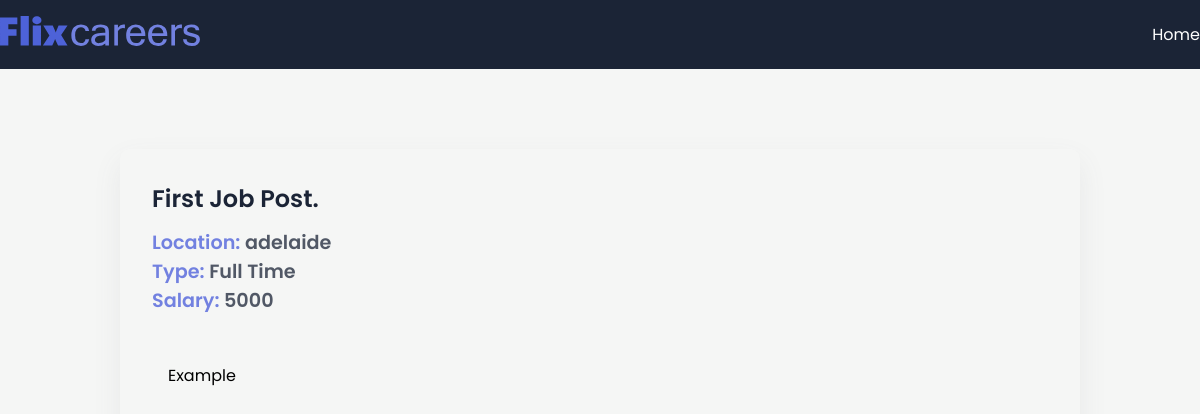
/job/1, run on the app's committed database.
### app/models.py (models this page shows, shortened)
class JobPost(models.Model):
    JOB_TYPE_CHOICES = [
        ('Full Time', 'Full Time'),
        ('Part Time', 'Part Time')
    ]
    title = models.CharField(max_length=200)
    description = models.TextField()
    date = models.DateTimeField(auto_now_add=True)
    expiry = models.DateField(null=True)
    salary = models.IntegerField()
    slug = models.SlugField(null=True, max_length=40, unique=True)
    location = models.OneToOneField(Location, on_delete=models.CASCADE ,null=True)
    author = models.ForeignKey(Author, on_delete=models.CASCADE, null=True)
    skills = models.ManyToManyField(Skills)
    type = models.CharField(max_length=200, null=False, choices=JOB_TYPE_CHOICES)
    def __str__(self):
        return f"{self.title} with salary {self.salary:,}"

class Location(models.Model):
    street = models.CharField(max_length=200)
    city = models.CharField(max_length=200)
    state = models.CharField(max_length=200)
    country = models.CharField(max_length=200)
    zip = models.CharField(max_length=200)

### app/views.py (the view)
# urls.py: path('job/<int:id>', job_detail, name='job_detail'),
def job_detail(request, id):
    try:
        if id==0:
            return redirect(reverse('jobs_home'))
        job = JobPost.objects.get(id=id)
        print(job)
        context = {"job":job}
        return render(request, 'app/job_detail.html', context)
    except:
        return HttpResponseNotFound("Not Found")

### app/templates/app/job_detail.html (shortened to what this page needs)
{% extends 'base.html' %}
{% block content %}
<section>
    <div class="container">
      <div class="view-post">
        <h1 class="jobtitle">
          {{job.title}}.
        </h1>
        <p class="location it">Location: <span>{{job.location.city}}</span></p>
        <p class="status it">Type: <span>{{job.type}}</span></p>
        <p class="budget it">Salary: <span>{{job.salary}}</span></p>
        <div class="desc">
          <p class="details">
            {{job.description}}
          </p>
        </div>
      </div>
    </div>
</section>
{% endblock content %}

### app/static/app/style.css (style rules this page uses)
* { margin: 0; padding: 0; box-sizing: border-box; font-family: "Poppins", sans-serif; }
:root { --blue: #4d62d8; --lblue: #7281e0; --card: #fdfdfd; --shadow: #64646f17 0px 12px 29px 0px; --nav: #1b2436; }
body { background: #f5f6f5; }
.container { max-width: 1200px; margin: auto; }
.view-post { width: 80%; border-radius: 10px; box-shadow: var(--shadow); margin: 5em auto; padding: 2em; }
.desc { max-height: 300px; overflow-y: scroll; margin: 2em 0; padding: 1em; }
.jobtitle { font-size: 1.5rem; color: var(--nav); font-weight: 600; margin-bottom: 0.5em; }
.it { font-size: 1.2rem; font-weight: 600; color: var(--lblue); }
.it span { color: #1b2436c0; }

### data on the page
JobPost: title "First Job Post", location.city "adelaide", type "Full Time", salary "5000", description "Example"
